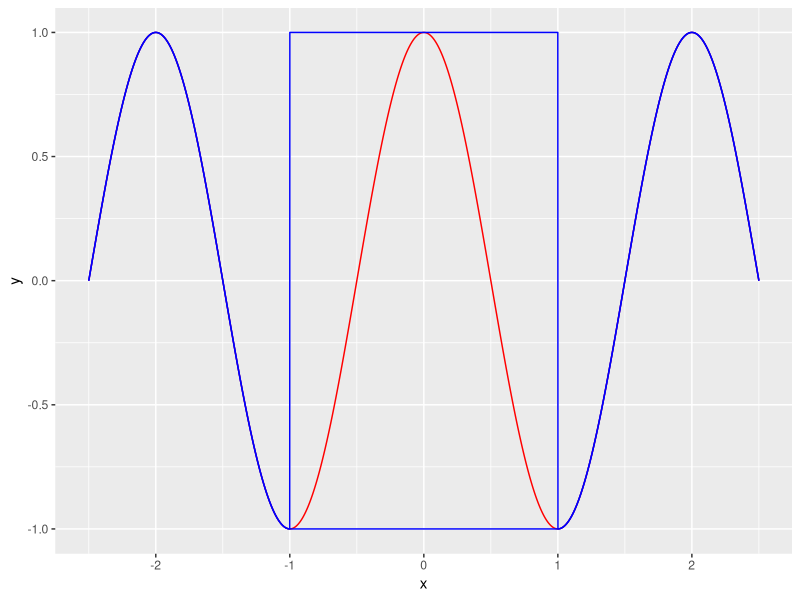

This chart was generated by the following R code:

library(ggplot2)

pcos<-ggplot(data.frame( x = c(-2.5,2.5)), aes( x = x)) + 
  stat_function(fun = function(x) ifelse(x!=0, cos(pi*x), 0), 
                geom = "line", n=5000, col='red')+
  stat_function(fun = function(x) ifelse(x< -1 | x>1, cos(pi*x), 1), 
                geom = "line", n=5000, col='blue')+
  stat_function(fun = function(x) ifelse(x< -1 | x>1, cos(pi*x), -1), 
                geom = "line", n=5000, col='blue')
pcos


